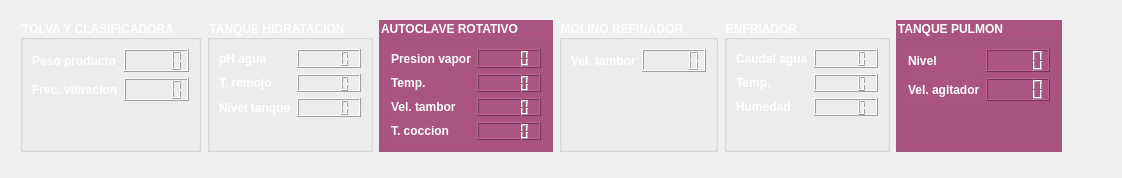
         <widget class="QWidget" name="tab">
          <attribute name="title">
           <string>Proceso</string>
          </attribute>
          <layout class="QVBoxLayout" name="verticalLayout">
           <item>
            <widget class="QWidget" name="widget_4" native="true">
             <property name="sizePolicy">
              <sizepolicy hsizetype="Preferred" vsizetype="Minimum">
               <horstretch>0</horstretch>
               <verstretch>0</verstretch>
              </sizepolicy>
             </property>
             <property name="maximumSize">
              <size>
               <width>16777215</width>
               <height>150</height>
              </size>
             </property>
             <layout class="QHBoxLayout" name="horizontalLayout_2">
              <item>
               <widget class="QGroupBox" name="groupBox_tolva_clasificadora">
                <property name="sizePolicy">
                 <sizepolicy hsizetype="Fixed" vsizetype="Preferred">
                  <horstretch>0</horstretch>
                  <verstretch>0</verstretch>
                 </sizepolicy>
                </property>
                <property name="font">
                 <font>
                  <bold>true</bold>
                 </font>
                </property>
                <property name="styleSheet">
                 <string notr="true">color: rgb(255, 255, 255);</string>
                </property>
                <property name="title">
                 <string>TOLVA Y CLASIFICADORA</string>
                </property>
                <layout class="QGridLayout" name="gridLayout_3">
                 <item row="1" column="0">
                  <widget class="QLabel" name="label_peso_prod">
                   <property name="font">
                    <font>
                     <bold>true</bold>
                    </font>
                   </property>
                   <property name="text">
                    <string>Peso producto</string>
                   </property>
                  </widget>
                 </item>
                 <item row="2" column="1">
                  <widget class="QLCDNumber" name="lcdNumber_frec_vibracion_proceso"/>
                 </item>
                 <item row="2" column="0">
                  <widget class="QLabel" name="label_peso_prod_2">
                   <property name="font">
                    <font>
                     <bold>true</bold>
                    </font>
                   </property>
                   <property name="text">
                    <string>Frec. vibracion</string>
                   </property>
                  </widget>
                 </item>
                 <item row="1" column="1">
                  <widget class="QLCDNumber" name="lcdNumber_peso_prod_proceso"/>
                 </item>
                 <item row="3" column="1">
                  <spacer name="verticalSpacer_7">
                   <property name="orientation">
                    <enum>Qt::Orientation::Vertical</enum>
                   </property>
                   <property name="sizeHint" stdset="0">
                    <size>
                     <width>20</width>
                     <height>40</height>
                    </size>
                   </property>
                  </spacer>
                 </item>
                </layout>
               </widget>
              </item>
              <item>
               <widget class="QGroupBox" name="groupBox_tanque_hidratacion">
                <property name="sizePolicy">
                 <sizepolicy hsizetype="Fixed" vsizetype="Preferred">
                  <horstretch>0</horstretch>
                  <verstretch>0</verstretch>
                 </sizepolicy>
                </property>
                <property name="font">
                 <font>
                  <bold>true</bold>
                 </font>
                </property>
                <property name="styleSheet">
                 <string notr="true">color: rgb(255, 255, 255);</string>
                </property>
                <property name="title">
                 <string>TANQUE HIDRATACION</string>
                </property>
                <layout class="QGridLayout" name="gridLayout_4">
                 <item row="1" column="2">
                  <widget class="QLCDNumber" name="lcdNumber_t_remojo_proceso"/>
                 </item>
                 <item row="1" column="0">
                  <widget class="QLabel" name="label_peso_prod_4">
                   <property name="font">
                    <font>
                     <bold>true</bold>
                    </font>
                   </property>
                   <property name="text">
                    <string>T. remojo</string>
                   </property>
                  </widget>
                 </item>
                 <item row="3" column="0">
                  <widget class="QLabel" name="label_peso_prod_5">
                   <property name="font">
                    <font>
                     <bold>true</bold>
                    </font>
                   </property>
                   <property name="text">
                    <string>Nivel tanque</string>
                   </property>
                  </widget>
                 </item>
                 <item row="4" column="0">
                  <widget class="QWidget" name="widget_8" native="true">
                   <layout class="QVBoxLayout" name="verticalLayout_8"/>
                  </widget>
                 </item>
                 <item row="0" column="0">
                  <widget class="QLabel" name="label_peso_prod_3">
                   <property name="font">
                    <font>
                     <bold>true</bold>
                    </font>
                   </property>
                   <property name="text">
                    <string>pH agua</string>
                   </property>
                  </widget>
                 </item>
                 <item row="0" column="2">
                  <widget class="QLCDNumber" name="lcdNumber_ph_proceso"/>
                 </item>
                 <item row="3" column="2">
                  <widget class="QLCDNumber" name="lcdNumber_nivel_tanque_proceso"/>
                 </item>
                </layout>
               </widget>
              </item>
              <item>
               <widget class="QGroupBox" name="groupBox_autoclave_rotativo">
                <property name="sizePolicy">
                 <sizepolicy hsizetype="Fixed" vsizetype="Preferred">
                  <horstretch>0</horstretch>
                  <verstretch>0</verstretch>
                 </sizepolicy>
                </property>
                <property name="font">
                 <font>
                  <bold>true</bold>
                 </font>
                </property>
                <property name="styleSheet">
                 <string notr="true">color: rgb(255, 255, 255);
background-color: rgb(170, 85, 127);
</string>
                </property>
                <property name="title">
                 <string>AUTOCLAVE ROTATIVO</string>
                </property>
                <layout class="QGridLayout" name="gridLayout_5">
                 <item row="1" column="1">
                  <widget class="QLCDNumber" name="lcdNumber_temp_autoclave_proceso"/>
                 </item>
                 <item row="0" column="0">
                  <widget class="QLabel" name="label_peso_prod_7">
                   <property name="font">
                    <font>
                     <bold>true</bold>
                    </font>
                   </property>
                   <property name="text">
                    <string>Presion vapor</string>
                   </property>
                  </widget>
                 </item>
                 <item row="2" column="0">
                  <widget class="QLabel" name="label_vel_tambor_proceso">
                   <property name="font">
                    <font>
                     <bold>true</bold>
                    </font>
                   </property>
                   <property name="text">
                    <string>Vel. tambor</string>
                   </property>
                  </widget>
                 </item>
                 <item row="0" column="1">
                  <widget class="QLCDNumber" name="lcdNumber_presion_vapor_proceso"/>
                 </item>
                 <item row="1" column="0">
                  <widget class="QLabel" name="label_peso_prod_8">
                   <property name="font">
                    <font>
                     <bold>true</bold>
                    </font>
                   </property>
                   <property name="text">
                    <string>Temp.</string>
                   </property>
                  </widget>
                 </item>
                 <item row="3" column="0">
                  <widget class="QLabel" name="label_peso_prod_10">
                   <property name="font">
                    <font>
                     <bold>true</bold>
                    </font>
                   </property>
                   <property name="text">
                    <string>T. coccion</string>
                   </property>
                  </widget>
                 </item>
                 <item row="2" column="1">
                  <widget class="QLCDNumber" name="lcdNumber_vel_tambor_autoclave_proceso"/>
                 </item>
                 <item row="3" column="1">
                  <widget class="QLCDNumber" name="lcdNumber_t_coccion_proceso"/>
                 </item>
                </layout>
               </widget>
              </item>
              <item>
               <widget class="QGroupBox" name="groupBox_molino_refinador">
                <property name="sizePolicy">
                 <sizepolicy hsizetype="Fixed" vsizetype="Preferred">
                  <horstretch>0</horstretch>
                  <verstretch>0</verstretch>
                 </sizepolicy>
                </property>
                <property name="font">
                 <font>
                  <bold>true</bold>
                 </font>
                </property>
                <property name="styleSheet">
                 <string notr="true">color: rgb(255, 255, 255);</string>
                </property>
                <property name="title">
                 <string>MOLINO REFINADOR</string>
                </property>
                <layout class="QGridLayout" name="gridLayout_6">
                 <item row="0" column="0">
                  <widget class="QLabel" name="label_peso_prod_13">
                   <property name="font">
                    <font>
                     <bold>true</bold>
                     <kerning>true</kerning>
                    </font>
                   </property>
                   <property name="text">
                    <string>Vel. tambor</string>
                   </property>
                  </widget>
                 </item>
                 <item row="0" column="1">
                  <widget class="QLCDNumber" name="lcdNumber_vel_tambor_molino_proceso"/>
                 </item>
                 <item row="1" column="1">
                  <spacer name="verticalSpacer_6">
                   <property name="orientation">
                    <enum>Qt::Orientation::Vertical</enum>
                   </property>
                   <property name="sizeHint" stdset="0">
                    <size>
                     <width>20</width>
                     <height>40</height>
                    </size>
                   </property>
                  </spacer>
                 </item>
                </layout>
               </widget>
              </item>
              <item>
               <widget class="QGroupBox" name="groupBox_enfriador">
                <property name="sizePolicy">
                 <sizepolicy hsizetype="Fixed" vsizetype="Preferred">
                  <horstretch>0</horstretch>
                  <verstretch>0</verstretch>
                 </sizepolicy>
                </property>
                <property name="font">
                 <font>
                  <bold>true</bold>
                 </font>
                </property>
                <property name="styleSheet">
                 <string notr="true">color: rgb(255, 255, 255);</string>
                </property>
                <property name="title">
                 <string>ENFRIADOR</string>
                </property>
                <layout class="QGridLayout" name="gridLayout_8">
                 <item row="0" column="0">
                  <widget class="QLabel" name="label_peso_prod_11">
                   <property name="font">
                    <font>
                     <bold>true</bold>
                    </font>
                   </property>
                   <property name="text">
                    <string>Caudal agua</string>
                   </property>
                  </widget>
                 </item>
                 <item row="3" column="0">
                  <widget class="QWidget" name="widget_13" native="true">
                   <layout class="QVBoxLayout" name="verticalLayout_20"/>
                  </widget>
                 </item>
                 <item row="1" column="0">
                  <widget class="QLabel" name="label_peso_prod_12">
                   <property name="font">
                    <font>
                     <bold>true</bold>
                    </font>
                   </property>
                   <property name="text">
                    <string>Temp.</string>
                   </property>
                  </widget>
                 </item>
                 <item row="2" column="0">
                  <widget class="QLabel" name="label_peso_prod_14">
                   <property name="font">
                    <font>
                     <bold>true</bold>
                    </font>
                   </property>
                   <property name="text">
                    <string>Humedad</string>
                   </property>
                  </widget>
                 </item>
                 <item row="0" column="1">
                  <widget class="QLCDNumber" name="lcdNumber_caudal_enfriador_proceso"/>
                 </item>
                 <item row="1" column="1">
                  <widget class="QLCDNumber" name="lcdNumber_temp_enfriador_proceso"/>
                 </item>
                 <item row="2" column="1">
                  <widget class="QLCDNumber" name="lcdNumber_humedad_proceso"/>
                 </item>
                </layout>
               </widget>
              </item>
              <item>
               <widget class="QGroupBox" name="groupBox_tanque_pulmon">
                <property name="sizePolicy">
                 <sizepolicy hsizetype="Fixed" vsizetype="Preferred">
                  <horstretch>0</horstretch>
                  <verstretch>0</verstretch>
                 </sizepolicy>
                </property>
                <property name="font">
                 <font>
                  <bold>true</bold>
                 </font>
                </property>
                <property name="styleSheet">
                 <string notr="true">color: rgb(255, 255, 255);
background-color: rgb(170, 85, 127);
</string>
                </property>
                <property name="title">
                 <string>TANQUE PULMON</string>
                </property>
                <layout class="QGridLayout" name="gridLayout_9">
                 <item row="4" column="0">
                  <widget class="QLabel" name="label_peso_prod_16">
                   <property name="font">
                    <font>
                     <bold>true</bold>
                    </font>
                   </property>
                   <property name="text">
                    <string>Vel. agitador</string>
                   </property>
                  </widget>
                 </item>
                 <item row="2" column="0">
                  <widget class="QLabel" name="label_peso_prod_15">
                   <property name="font">
                    <font>
                     <bold>true</bold>
                    </font>
                   </property>
                   <property name="text">
                    <string>Nivel</string>
                   </property>
                  </widget>
                 </item>
                 <item row="4" column="1">
                  <widget class="QLCDNumber" name="lcdNumber_vel_agitador_proceso"/>
                 </item>
                 <item row="2" column="1">
                  <widget class="QLCDNumber" name="lcdNumber_nivel_tanque_pulmon_proceso"/>
                 </item>
                 <item row="5" column="1">
                  <spacer name="verticalSpacer_14">
                   <property name="orientation">
                    <enum>Qt::Orientation::Vertical</enum>
                   </property>
                   <property name="sizeHint" stdset="0">
                    <size>
                     <width>20</width>
                     <height>40</height>
                    </size>
                   </property>
                  </spacer>
                 </item>
                </layout>
               </widget>
              </item>
              <item>
               <spacer name="horizontalSpacer_5">
                <property name="orientation">
                 <enum>Qt::Orientation::Horizontal</enum>
                </property>
                <property name="sizeHint" stdset="0">
                 <size>
                  <width>40</width>
                  <height>20</height>
                 </size>
                </property>
               </spacer>
              </item>
             </layout>
            </widget>
           </item>
           <item>
            <widget class="QFrame" name="frame">
             <property name="styleSheet">
              <string notr="true">background-color: rgb(255, 255, 255);</string>
             </property>
             <property name="frameShape">
              <enum>QFrame::Shape::StyledPanel</enum>
             </property>
             <property name="frameShadow">
              <enum>QFrame::Shadow::Raised</enum>
             </property>
             <widget class="QLabel" name="label">
              <property name="geometry">
               <rect>
                <x>0</x>
                <y>-20</y>
                <width>211</width>
                <height>191</height>
               </rect>
              </property>
              <property name="styleSheet">
               <string notr="true">background-color: rgb(255, 255, 255);</string>
              </property>
              <property name="text">
               <string/>
              </property>
              <property name="pixmap">
               <pixmap>C:/Users/EvelynCastro/Downloads/drive-download-20260506T052426Z-3-001/Picsart_26-05-06_00-36-18-490.png</pixmap>
              </property>
              <property name="scaledContents">
               <bool>true</bool>
              </property>
              <property name="alignment">
               <set>Qt::AlignmentFlag::AlignCenter</set>
              </property>
             </widget>
             <widget class="QLabel" name="label_34">
              <property name="geometry">
               <rect>
                <x>150</x>
                <y>150</y>
                <width>151</width>
                <height>201</height>
               </rect>
              </property>
              <property name="styleSheet">
               <string notr="true">background-color: rgb(255, 255, 255);</string>
              </property>
              <property name="text">
               <string/>
              </property>
              <property name="pixmap">
               <pixmap>C:/Users/EvelynCastro/Downloads/drive-download-20260506T052426Z-3-001/BackgroundEraser_20260506_004802499.png</pixmap>
              </property>
              <property name="scaledContents">
               <bool>true</bool>
              </property>
              <property name="alignment">
               <set>Qt::AlignmentFlag::AlignCenter</set>
              </property>
             </widget>
             <widget class="QLabel" name="label_35">
              <property name="geometry">
               <rect>
                <x>880</x>
                <y>30</y>
                <width>131</width>
                <height>241</height>
               </rect>
              </property>
              <property name="styleSheet">
               <string notr="true">background-color: rgb(255, 255, 255);</string>
              </property>
              <property name="text">
               <string/>
              </property>
              <property name="pixmap">
               <pixmap>C:/Users/EvelynCastro/Downloads/drive-download-20260506T052426Z-3-001/BackgroundEraser_20260506_005727228.png</pixmap>
              </property>
              <property name="scaledContents">
               <bool>true</bool>
              </property>
              <property name="alignment">
               <set>Qt::AlignmentFlag::AlignCenter</set>
              </property>
             </widget>
             <widget class="QLabel" name="label_36">
              <property name="geometry">
               <rect>
                <x>650</x>
                <y>110</y>
                <width>241</width>
                <height>251</height>
               </rect>
              </property>
              <property name="styleSheet">
               <string notr="true">background-color: rgb(255, 255, 255);</string>
              </property>
              <property name="text">
               <string/>
              </property>
              <property name="pixmap">
               <pixmap>C:/Users/EvelynCastro/Downloads/drive-download-20260506T052426Z-3-001/BackgroundEraser_20260506_004332323.png</pixmap>
              </property>
              <property name="scaledContents">
               <bool>true</bool>
              </property>
              <property name="alignment">
               <set>Qt::AlignmentFlag::AlignCenter</set>
              </property>
             </widget>
             <widget class="QLabel" name="label_37">
              <property name="geometry">
               <rect>
                <x>520</x>
                <y>140</y>
                <width>141</width>
                <height>201</height>
               </rect>
              </property>
              <property name="styleSheet">
               <string notr="true">background-color: rgb(255, 255, 255);</string>
              </property>
              <property name="text">
               <string/>
              </property>
              <property name="pixmap">
               <pixmap>C:/Users/EvelynCastro/Downloads/drive-download-20260506T052426Z-3-001/BackgroundEraser_20260506_005035492.png</pixmap>
              </property>
              <property name="scaledContents">
               <bool>true</bool>
              </property>
              <property name="alignment">
               <set>Qt::AlignmentFlag::AlignCenter</set>
              </property>
             </widget>
             <widget class="QLabel" name="label_38">
              <property name="geometry">
               <rect>
                <x>290</x>
                <y>0</y>
                <width>241</width>
                <height>181</height>
               </rect>
              </property>
              <property name="styleSheet">
               <string notr="true">background-color: rgb(255, 255, 255);</string>
              </property>
              <property name="text">
               <string/>
              </property>
              <property name="pixmap">
               <pixmap>C:/Users/EvelynCastro/Downloads/drive-download-20260506T052426Z-3-001/BackgroundEraser_20260506_004413471.png</pixmap>
              </property>
              <property name="scaledContents">
               <bool>true</bool>
              </property>
              <property name="alignment">
               <set>Qt::AlignmentFlag::AlignCenter</set>
              </property>
             </widget>
             <widget class="QLabel" name="label_39">
              <property name="geometry">
               <rect>
                <x>730</x>
                <y>120</y>
                <width>101</width>
                <height>31</height>
               </rect>
              </property>
              <property name="font">
               <font>
                <pointsize>16</pointsize>
                <bold>true</bold>
               </font>
              </property>
              <property name="styleSheet">
               <string notr="true">background-color: rgb(170, 255, 255);</string>
              </property>
              <property name="text">
               <string>BYPASS</string>
              </property>
              <property name="alignment">
               <set>Qt::AlignmentFlag::AlignCenter</set>
              </property>
             </widget>
             <widget class="QLabel" name="label_40">
              <property name="geometry">
               <rect>
                <x>540</x>
                <y>80</y>
                <width>101</width>
                <height>31</height>
               </rect>
              </property>
              <property name="font">
               <font>
                <pointsize>16</pointsize>
                <bold>true</bold>
               </font>
              </property>
              <property name="styleSheet">
               <string notr="true">background-color: rgb(170, 255, 255);</string>
              </property>
              <property name="text">
               <string>BYPASS</string>
              </property>
              <property name="alignment">
               <set>Qt::AlignmentFlag::AlignCenter</set>
              </property>
             </widget>
             <widget class="QLabel" name="label_41">
              <property name="geometry">
               <rect>
                <x>370</x>
                <y>180</y>
                <width>101</width>
                <height>31</height>
               </rect>
              </property>
              <property name="font">
               <font>
                <pointsize>16</pointsize>
                <bold>true</bold>
               </font>
              </property>
              <property name="styleSheet">
               <string notr="true">background-color: rgb(170, 255, 255);</string>
              </property>
              <property name="text">
               <string>BYPASS</string>
              </property>
              <property name="alignment">
               <set>Qt::AlignmentFlag::AlignCenter</set>
              </property>
             </widget>
             <zorder>label_34</zorder>
             <zorder>label</zorder>
             <zorder>label_35</zorder>
             <zorder>label_37</zorder>
             <zorder>label_38</zorder>
             <zorder>label_36</zorder>
             <zorder>label_39</zorder>
             <zorder>label_40</zorder>
             <zorder>label_41</zorder>
            </widget>
           </item>
          </layout>
         </widget>
